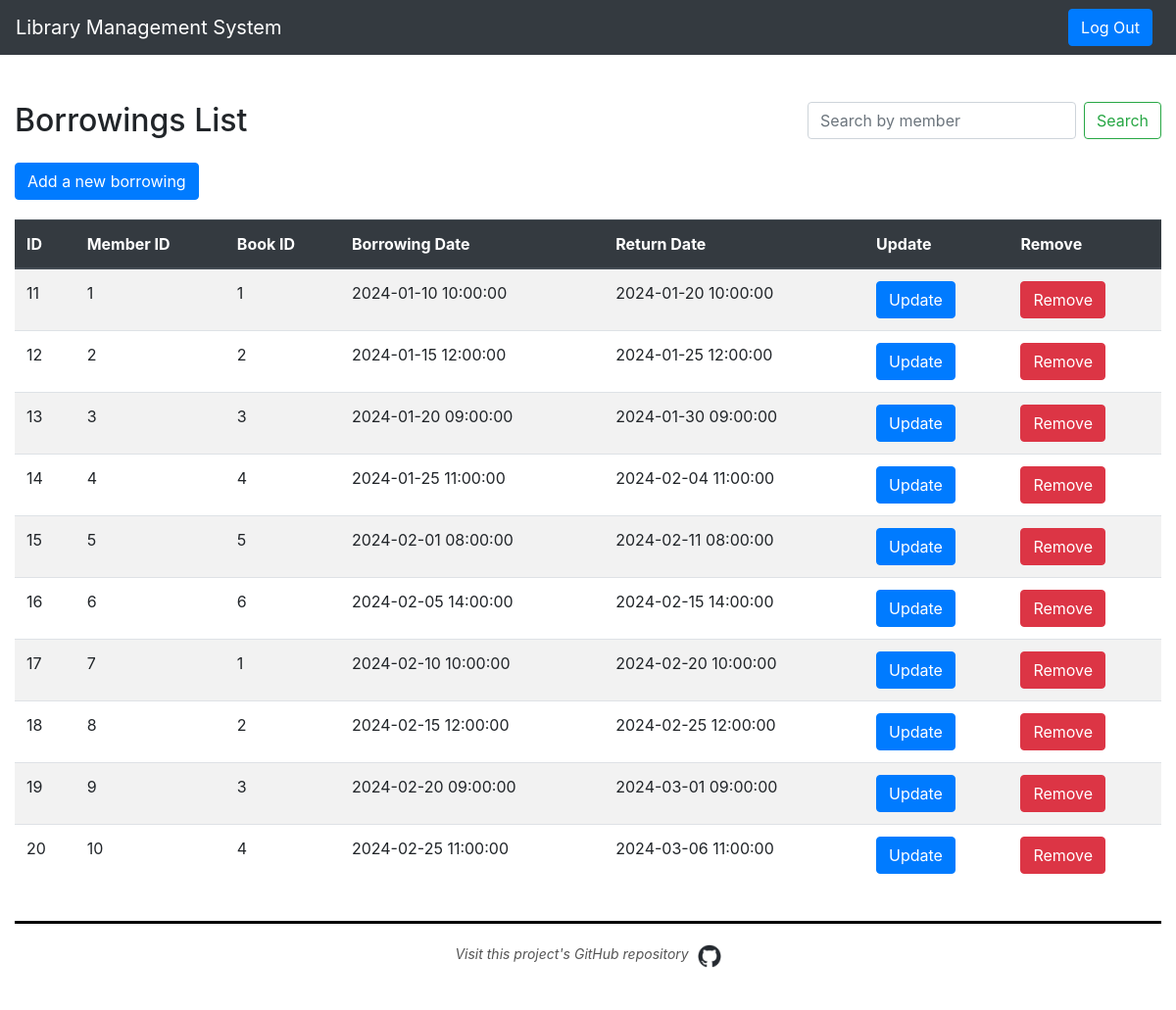
Page /borrowings/borrowing_search.php (signed in) on the committed database.
### tables this page shows
CREATE TABLE `borrowings` (
  `borrowing_id` int(11) NOT NULL,
  `member_id` int(11) NOT NULL,
  `book_id` int(11) NOT NULL,
  `borrowing_date` datetime NOT NULL,
  `return_date` datetime DEFAULT NULL
);

### borrowings/update_remove_modals.php (the view, shortened to what this page needs)
<?php
$result = $conn->query($sql);
if ($result->num_rows > 0) {
    while($row = $result->fetch_assoc()) {
        echo "<tr>";
        echo "<td>".$row["borrowing_id"]."</td>";
        echo "<td>".$row["member_id"]."</td>";
        echo "<td>".$row["book_id"]."</td>";
        echo "<td>".$row["borrowing_date"]."</td>";
        echo "<td>".$row["return_date"]."</td>";
        echo "<td><button type='button' class='btn btn-primary' data-toggle='modal' data-target='#updateBorrowingModal".$row["borrowing_id"]."'>Update</button></td>";
        echo "<td><button type='button' class='btn btn-danger' data-toggle='modal' data-target='#removeBorrowingModal".$row["borrowing_id"]."'>Remove</button></td>";
        echo "</tr>";
    }
} else {
    echo "<tr><td colspan='9'>No borrowings found.</td></tr>";
}
?>

### rows in the picture
borrowings: borrowing_id "11", member "1", book "1", borrowing_date "2024-01-10 10:00:00", return_date "2024-01-20 10:00:00"
borrowings: borrowing_id "12", member "2", book "2", borrowing_date "2024-01-15 12:00:00", return_date "2024-01-25 12:00:00"
borrowings: borrowing_id "13", member "3", book "3", borrowing_date "2024-01-20 09:00:00", return_date "2024-01-30 09:00:00"
borrowings: borrowing_id "14", member "4", book "4", borrowing_date "2024-01-25 11:00:00", return_date "2024-02-04 11:00:00"
borrowings: borrowing_id "15", member "5", book "5", borrowing_date "2024-02-01 08:00:00", return_date "2024-02-11 08:00:00"
borrowings: borrowing_id "16", member "6", book "6", borrowing_date "2024-02-05 14:00:00", return_date "2024-02-15 14:00:00"
borrowings: borrowing_id "17", member "7", book "1", borrowing_date "2024-02-10 10:00:00", return_date "2024-02-20 10:00:00"
borrowings: borrowing_id "18", member "8", book "2", borrowing_date "2024-02-15 12:00:00", return_date "2024-02-25 12:00:00"
borrowings: borrowing_id "19", member "9", book "3", borrowing_date "2024-02-20 09:00:00", return_date "2024-03-01 09:00:00"
borrowings: borrowing_id "20", member "10", book "4", borrowing_date "2024-02-25 11:00:00", return_date "2024-03-06 11:00:00"
